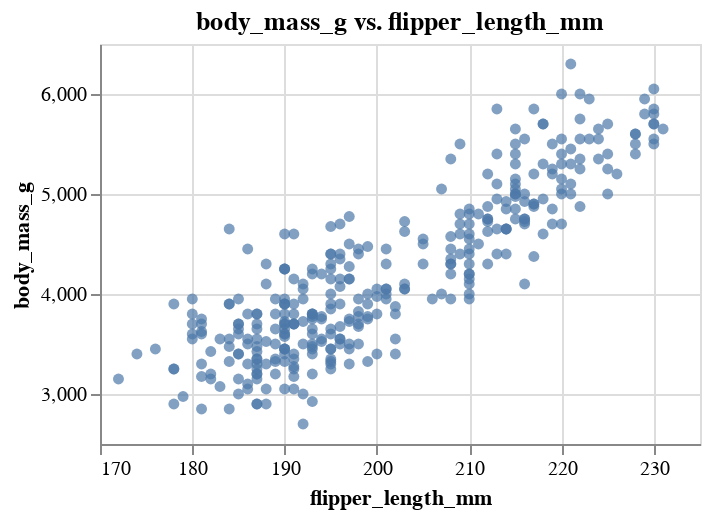

The cell this chart's notebook holds for it:
### Code cell
# Altair - fixing axis limits, adding title, changing figure size, filling in circles, allowing user to pan/zoom
alt.Chart(penguins, title='body_mass_g vs. flipper_length_mm').mark_point(filled=True).encode(
    alt.X('flipper_length_mm', scale=alt.Scale(zero=False)),
    alt.Y('body_mass_g', scale=alt.Scale(zero=False))
).properties(
    width=300,
    height=200
).interactive()

### Figure 1 — Vega-Lite specification as saved in the notebook (floating-point values rounded to 4 significant figures; data arrays with more than 128 entries replaced by an {"elided": "..."} marker saying what was removed)
{"config": {"view": {"continuousWidth": 400, "continuousHeight": 300}}, "data": {"name": "data-6503fb4fbd21ca2400956d2086879525"}, "mark": {"type": "point", "filled": true}, "encoding": {"x": {"type": "quantitative", "field": "flipper_length_mm", "scale": {"zero": false}}, "y": {"type": "quantitative", "field": "body_mass_g", "scale": {"zero": false}}}, "height": 200, "selection": {"selector001": {"type": "interval", "bind": "scales", "encodings": ["x", "y"]}}, "title": "body_mass_g vs. flipper_length_mm", "width": 300, "$schema": "https://vega.github.io/schema/vega-lite/v4.8.1.json", "datasets": {"data-6503fb4fbd21ca2400956d2086879525": {"elided": "344 records"}}}
